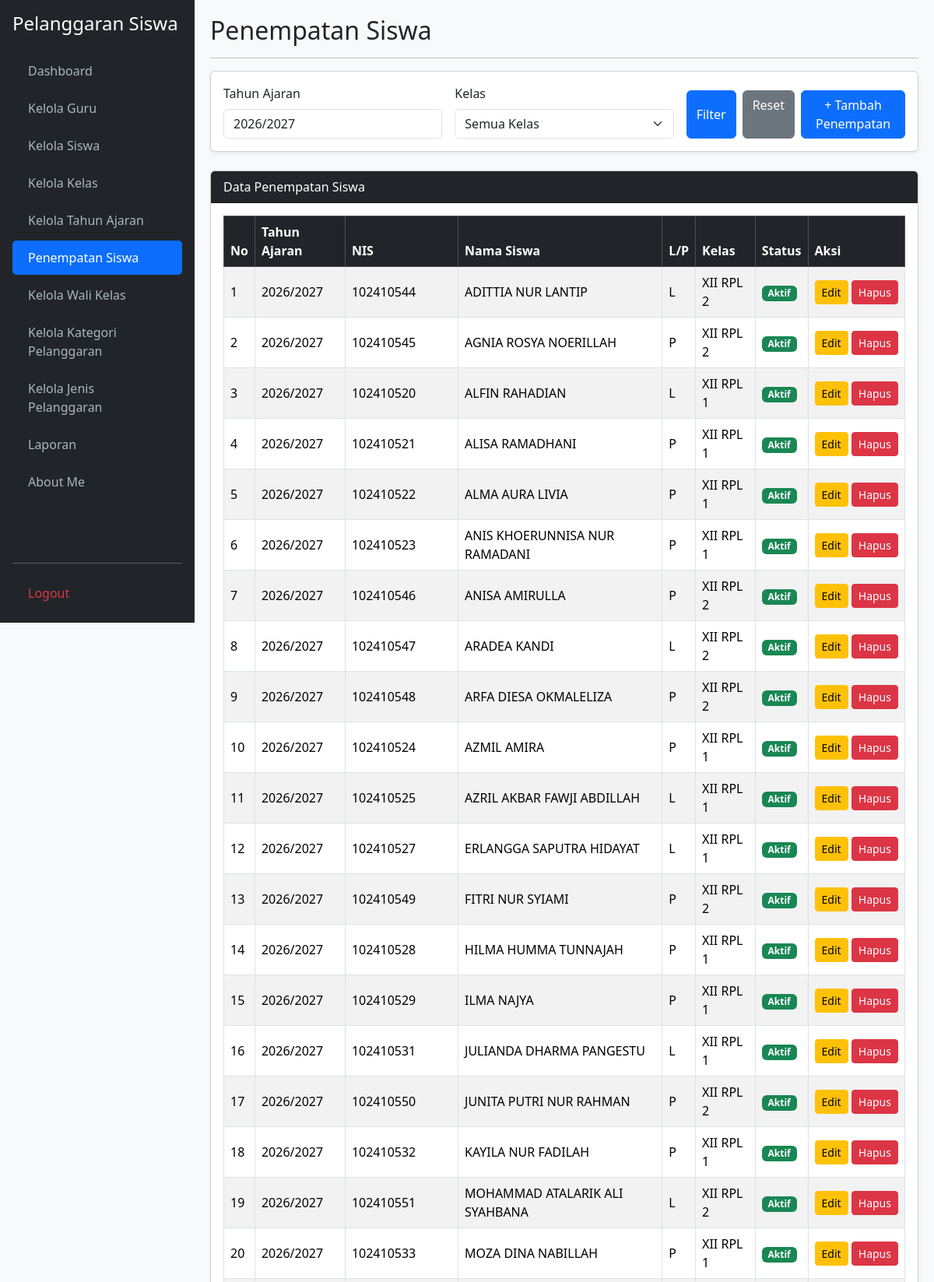
The app's page /penempatan_siswa.php (upper part) with its own data.
### tables this page shows
CREATE TABLE `t_kelas_siswa` (
  `id` int(11) NOT NULL,
  `siswa_id` int(11) NOT NULL,
  `tahun_ajaran_id` int(11) NOT NULL,
  `kelas_id` int(11) NOT NULL,
  `tanggal_mulai` date DEFAULT NULL,
  `tanggal_selesai` date DEFAULT NULL,
  `status_aktif` tinyint(1) DEFAULT 1,
  `created_at` timestamp NULL DEFAULT NULL,
  `updated_at` timestamp NULL DEFAULT NULL
);

CREATE TABLE `t_tahun_ajaran` (
  `id` int(11) NOT NULL,
  `nama` varchar(20) NOT NULL,
  `tanggal_mulai` date DEFAULT NULL,
  `tanggal_selesai` date DEFAULT NULL,
  `status_aktif` tinyint(1) DEFAULT 1,
  `created_at` timestamp NULL DEFAULT NULL,
  `updated_at` timestamp NULL DEFAULT NULL
);

CREATE TABLE `t_siswa` (
  `id` int(11) NOT NULL,
  `nis` varchar(30) NOT NULL,
  `nisn` varchar(20) DEFAULT NULL,
  `nama` varchar(150) NOT NULL,
  `jenis_kelamin` char(1) DEFAULT NULL,
  `tanggal_lahir` date DEFAULT NULL,
  `alamat` text DEFAULT NULL,
  `status_aktif` tinyint(1) DEFAULT 1,
  `created_at` timestamp NULL DEFAULT NULL,
  `updated_at` timestamp NULL DEFAULT NULL
);

CREATE TABLE `t_kelas` (
  `id` int(11) NOT NULL,
  `nama` varchar(100) NOT NULL,
  `tingkat` varchar(20) DEFAULT NULL,
  `jurusan` varchar(100) DEFAULT NULL,
  `status_aktif` tinyint(1) DEFAULT 1,
  `created_at` timestamp NULL DEFAULT NULL,
  `updated_at` timestamp NULL DEFAULT NULL
);

### penempatan_siswa.php (the view, shortened to what this page needs)
<?php
$pdo = new PDO(
    "mysql:host=localhost;dbname=db_ukk_2026;charset=utf8mb4",
    "root", "",
    [
        PDO::ATTR_ERRMODE => PDO::ERRMODE_EXCEPTION,
        PDO::ATTR_DEFAULT_FETCH_MODE => PDO::FETCH_ASSOC
    ]
);
function e($v) {
    return htmlspecialchars((string)($v ?? ''), ENT_QUOTES, 'UTF-8');
}
$tahun = (int)date('Y');
$bulan = (int)date('n');
$namaTahunSekarang = $bulan >= 7
    ? "$tahun/" . ($tahun + 1)
    : ($tahun - 1) . "/$tahun";
$stmt = $pdo->prepare("SELECT id FROM t_tahun_ajaran WHERE nama=? LIMIT 1");
$stmt->execute([$namaTahunSekarang]);
$tahun_ajaran_id = (int)$stmt->fetchColumn();
$edit_id = (int)($_GET['edit'] ?? 0);
$tambah = isset($_GET['tambah']);
$action = $_GET['action'] ?? '';
$sql = "
    SELECT ks.*, s.nis, s.nama AS nama_siswa,
    s.jenis_kelamin, k.nama AS nama_kelas, ta.nama AS nama_tahun
    FROM t_kelas_siswa ks
    JOIN t_siswa s ON ks.siswa_id=s.id
    JOIN t_kelas k ON ks.kelas_id=k.id
    JOIN t_tahun_ajaran ta ON ks.tahun_ajaran_id=ta.id
    WHERE ks.tahun_ajaran_id=?
";
$params = [$tahun_ajaran_id];
$sql .= " ORDER BY s.nama ASC";
$stmt = $pdo->prepare($sql);
$stmt->execute($params);
$data = $stmt->fetchAll();
$edit = [
    'id'=>'', 'siswa_id'=>'', 'kelas_id'=>'',
    'tanggal_mulai'=>'', 'tanggal_selesai'=>'',
    'status_aktif'=>1
];
$listKelas = $pdo->query("SELECT id,nama FROM t_kelas ORDER BY nama")->fetchAll();
$listSiswa = $pdo->query("SELECT id,nis,nama FROM t_siswa ORDER BY nama")->fetchAll();
?>
<!DOCTYPE html>
<html lang="id">
<head>
<link href="https://cdn.jsdelivr.net/npm/bootstrap@5.3.3/dist/css/bootstrap.min.css" rel="stylesheet">
<link href="https://cdn.datatables.net/2.3.4/css/dataTables.bootstrap5.min.css" rel="stylesheet">
<link href="https://cdn.jsdelivr.net/npm/select2@4.1.0-rc.0/dist/css/select2.min.css" rel="stylesheet">
<link href="https://cdn.jsdelivr.net/npm/select2-bootstrap-5-theme@1.3.0/dist/select2-bootstrap-5-theme.min.css" rel="stylesheet">
</head>
<body <?= $action === 'print' ? 'onload="window.print()"' : '' ?>>
<div class="sidebar d-flex flex-column p-3">
    <h4 class="text-white mb-4">Pelanggaran Siswa</h4>
    <ul class="nav nav-pills flex-column mb-auto">
        <li class="nav-item mb-1"><a href="dashboard.php">Dashboard</a></li>
        <li class="nav-item mb-1"><a href="kelola_guru.php">Kelola Guru</a></li>
        <li class="nav-item mb-1"><a href="kelola_siswa.php">Kelola Siswa</a></li>
        <li class="nav-item mb-1"><a href="kelola_kelas.php">Kelola Kelas</a></li>
        <li class="nav-item mb-1"><a href="kelola_tahun_ajaran.php">Kelola Tahun Ajaran</a></li>
        <li class="nav-item mb-1"><a href="penempatan_siswa.php" class="active">Penempatan Siswa</a></li>
        <li class="nav-item mb-1"><a href="kelola_wali_kelas.php">Kelola Wali Kelas</a></li>
        <li class="nav-item mb-1"><a href="kelola_kategori_pelanggaran.php">Kelola Kategori Pelanggaran</a></li>
        <li class="nav-item mb-1"><a href="kelola_jenis_pelanggaran.php">Kelola Jenis Pelanggaran</a></li>
        <li class="nav-item mb-1"><a href="laporan.php">Laporan</a></li>
        <li class="nav-item mb-1"><a href="about_me.php">About Me</a></li>
    </ul>
    <hr>
    <a href="logout.php" class="text-danger">Logout</a>
</div>
<div class="main-content">
<h2 class="mb-3">
    <?= $edit_id ? 'Edit Penempatan Siswa' : ($tambah ? 'Tambah Penempatan Siswa' : 'Penempatan Siswa'); ?>
</h2>
<hr>
<?php if ($edit_id || $tambah): ?>
<div class="card shadow-sm mb-4 no-print">
    <div class="card-header bg-primary text-white">
        <?= $edit_id ? 'Edit Penempatan Siswa' : 'Tambah Penempatan Siswa'; ?>
    </div>
    <div class="card-body">
        <form method="POST">
            <input type="hidden" name="id" value="<?= e($edit['id']); ?>">
            <div class="row">
                <div class="col-md-6 mb-3">
                    <label class="form-label">Siswa</label>
                    <select name="siswa_id" id="selectSiswa" class="form-select" required>
                        <option value=""> Pilih Siswa </option>
                        <?php foreach ($listSiswa as $s): ?>
                            <option value="<?= e($s['id']); ?>"
                                <?= $edit['siswa_id'] == $s['id'] ? 'selected' : ''; ?>>
                                <?= e($s['nis'].' - '.$s['nama']); ?>
                            </option>
                        <?php endforeach; ?>
                    </select>
                </div>
                <div class="col-md-6 mb-3">
                    <label class="form-label">Tahun Ajaran</label>
                    <input type="text" class="form-control"
                        value="<?= e($namaTahunSekarang); ?>" readonly>
                </div>
                <div class="col-md-6 mb-3">
                    <label class="form-label">Kelas</label>
                    <select name="kelas_id" id="selectKelas" class="form-select" required>
                        <option value="">Pilih Kelas </option>
                        <?php foreach ($listKelas as $k): ?>
                            <option value="<?= e($k['id']); ?>"
                                <?= $edit['kelas_id'] == $k['id'] ? 'selected' : ''; ?>>
                                <?= e($k['nama']); ?>
                            </option>
                        <?php endforeach; ?>
                    </select>
                </div>
                <div class="col-md-6 mb-3">
                    <label class="form-label">Status Aktif</label><br>
                    <input type="checkbox" name="status_aktif" value="1"
                        <?= $edit['status_aktif'] ? 'checked' : ''; ?>>
                    Aktif
                </div>
                <div class="col-md-6 mb-3">
                    <label class="form-label">Tanggal Mulai</label>
                    <input type="date" name="tanggal_mulai" class="form-control"
                        value="<?= e($edit['tanggal_mulai']); ?>">
                </div>
                <div class="col-md-6 mb-3">
                    <label class="form-label">Tanggal Selesai</label>
                    <input type="date" name="tanggal_selesai" class="form-control"
                        value="<?= e($edit['tanggal_selesai']); ?>">
                </div>
            </div>
            <button type="submit" name="simpan" class="btn btn-primary"
                <?= !$tahun_ajaran_id ? 'disabled' : ''; ?>>
                <?= $edit_id ? 'Update Data' : 'Simpan Data'; ?>
            </button>
            <a href="penempatan_siswa.php" class="btn btn-secondary">Batal</a>
        </form>
    </div>
</div>
<?php else: ?>
<div class="card shadow-sm mb-4 no-print">
    <div class="card-body">
        <form method="GET" class="row g-3 align-items-end">
            <div class="col-md-4">
                <label class="form-label">Tahun Ajaran</label>
                <input type="text" class="form-control"
                    value="<?= e($namaTahunSekarang); ?>" readonly>
            </div>
            <div class="col-md-4">
                <label class="form-label">Kelas</label>
                <select name="kelas_id" class="form-select">
                    <option value="">Semua Kelas </option>
                </select>
            </div>
            <div class="col-md-4 d-flex gap-2">
                <button type="submit" class="btn btn-primary">Filter</button>
                <a href="penempatan_siswa.php" class="btn btn-secondary">Reset</a>
                <a href="penempatan_siswa.php?tambah=1" class="btn btn-primary">
                    + Tambah Penempatan
                </a>
            </div>
        </form>
    </div>
</div>
<div class="card shadow-sm">
    <div class="card-header bg-dark text-white">
        Data Penempatan Siswa
    </div>
    <div class="card-body table-responsive">
        <table id="tabelPenempatan" class="table table-bordered table-striped table-hover align-middle w-100">
            <thead class="table-dark">
                <tr>
                    <th>No</th>
                    <th>Tahun Ajaran</th>
                    <th>NIS</th>
                    <th>Nama Siswa</th>
                    <th>L/P</th>
                    <th>Kelas</th>
                    <th>Status</th>
                    <th class="no-print">Aksi</th>
                </tr>
            </thead>
            <tbody>
                <?php foreach ($data as $i => $r): ?>
                <tr>
                    <td><?= $i + 1; ?></td>
                    <td><?= e($r['nama_tahun']); ?></td>
                    <td><?= e($r['nis']); ?></td>
                    <td><?= e($r['nama_siswa']); ?></td>
                    <td><?= e($r['jenis_kelamin']); ?></td>
                    <td><?= e($r['nama_kelas']); ?></td>
                    <td>
                        <span class="badge bg-<?= $r['status_aktif'] ? 'success' : 'danger'; ?>">
                            <?= $r['status_aktif'] ? 'Aktif' : 'Non-Aktif'; ?>
                        </span>
                    </td>
                    <td class="text-nowrap no-print">
                        <a href="penempatan_siswa.php?edit=<?= (int)$r['id']; ?>"
                            class="btn btn-warning btn-sm">Edit</a>
                        <a href="penempatan_siswa.php?hapus=<?= (int)$r['id']; ?>"
                            class="btn btn-danger btn-sm"
                            onclick="return confirm('Yakin ingin menghapus data ini?')">
                            Hapus
                        </a>
                    </td>
                </tr>
                <?php endforeach; ?>
            </tbody>
        </table>
    </div>
</div>
<?php endif; ?>
</div>
</body>
</html>

### penempatan_siswa.php (style rules this page uses)
body { background:#f8f9fa; }
.sidebar { min-height:100vh; background:#212529; color:white; position:fixed; width:250px; top:0; left:0; overflow-y:auto; }
.sidebar a { color:#adb5bd; text-decoration:none; display:block; padding:10px 20px; border-radius:5px; }
.sidebar a:hover,.sidebar a.active { color:white; background:#0d6efd; }
.main-content { margin-left:250px; padding:20px; }

### records on screen
t_kelas_siswa: tahun_ajaran.nama "2026/2027", siswa.nis "102410544", siswa.nama "ADITTIA NUR LANTIP", siswa.jenis_kelamin "L", kelas.nama "XII RPL 2", status_aktif "Aktif"
t_kelas_siswa: tahun_ajaran.nama "2026/2027", siswa.nis "102410545", siswa.nama "AGNIA ROSYA NOERILLAH", siswa.jenis_kelamin "P", kelas.nama "XII RPL 2", status_aktif "Aktif"
t_kelas_siswa: tahun_ajaran.nama "2026/2027", siswa.nis "102410520", siswa.nama "ALFIN RAHADIAN", siswa.jenis_kelamin "L", kelas.nama "XII RPL 1", status_aktif "Aktif"
t_kelas_siswa: tahun_ajaran.nama "2026/2027", siswa.nis "102410521", siswa.nama "ALISA RAMADHANI", siswa.jenis_kelamin "P", kelas.nama "XII RPL 1", status_aktif "Aktif"
t_kelas_siswa: tahun_ajaran.nama "2026/2027", siswa.nis "102410522", siswa.nama "ALMA AURA LIVIA", siswa.jenis_kelamin "P", kelas.nama "XII RPL 1", status_aktif "Aktif"
t_kelas_siswa: tahun_ajaran.nama "2026/2027", siswa.nis "102410523", siswa.nama "ANIS KHOERUNNISA NUR RAMADANI", siswa.jenis_kelamin "P", kelas.nama "XII RPL 1", status_aktif "Aktif"
t_kelas_siswa: tahun_ajaran.nama "2026/2027", siswa.nis "102410546", siswa.nama "ANISA AMIRULLA", siswa.jenis_kelamin "P", kelas.nama "XII RPL 2", status_aktif "Aktif"
t_kelas_siswa: tahun_ajaran.nama "2026/2027", siswa.nis "102410547", siswa.nama "ARADEA KANDI", siswa.jenis_kelamin "L", kelas.nama "XII RPL 2", status_aktif "Aktif"
t_kelas_siswa: tahun_ajaran.nama "2026/2027", siswa.nis "102410548", siswa.nama "ARFA DIESA OKMALELIZA", siswa.jenis_kelamin "P", kelas.nama "XII RPL 2", status_aktif "Aktif"
t_kelas_siswa: tahun_ajaran.nama "2026/2027", siswa.nis "102410524", siswa.nama "AZMIL AMIRA", siswa.jenis_kelamin "P", kelas.nama "XII RPL 1", status_aktif "Aktif"
t_kelas_siswa: tahun_ajaran.nama "2026/2027", siswa.nis "102410525", siswa.nama "AZRIL AKBAR FAWJI ABDILLAH", siswa.jenis_kelamin "L", kelas.nama "XII RPL 1", status_aktif "Aktif"
t_kelas_siswa: tahun_ajaran.nama "2026/2027", siswa.nis "102410527", siswa.nama "ERLANGGA SAPUTRA HIDAYAT", siswa.jenis_kelamin "L", kelas.nama "XII RPL 1", status_aktif "Aktif"
t_kelas_siswa: tahun_ajaran.nama "2026/2027", siswa.nis "102410549", siswa.nama "FITRI NUR SYIAMI", siswa.jenis_kelamin "P", kelas.nama "XII RPL 2", status_aktif "Aktif"
t_kelas_siswa: tahun_ajaran.nama "2026/2027", siswa.nis "102410528", siswa.nama "HILMA HUMMA TUNNAJAH", siswa.jenis_kelamin "P", kelas.nama "XII RPL 1", status_aktif "Aktif"
t_kelas_siswa: tahun_ajaran.nama "2026/2027", siswa.nis "102410529", siswa.nama "ILMA NAJYA", siswa.jenis_kelamin "P", kelas.nama "XII RPL 1", status_aktif "Aktif"
t_kelas_siswa: tahun_ajaran.nama "2026/2027", siswa.nis "102410531", siswa.nama "JULIANDA DHARMA PANGESTU", siswa.jenis_kelamin "L", kelas.nama "XII RPL 1", status_aktif "Aktif"
t_kelas_siswa: tahun_ajaran.nama "2026/2027", siswa.nis "102410550", siswa.nama "JUNITA PUTRI NUR RAHMAN", siswa.jenis_kelamin "P", kelas.nama "XII RPL 2", status_aktif "Aktif"
t_kelas_siswa: tahun_ajaran.nama "2026/2027", siswa.nis "102410532", siswa.nama "KAYILA NUR FADILAH", siswa.jenis_kelamin "P", kelas.nama "XII RPL 1", status_aktif "Aktif"
t_kelas_siswa: tahun_ajaran.nama "2026/2027", siswa.nis "102410551", siswa.nama "MOHAMMAD ATALARIK ALI SYAHBANA", siswa.jenis_kelamin "L", kelas.nama "XII RPL 2", status_aktif "Aktif"
t_kelas_siswa: tahun_ajaran.nama "2026/2027", siswa.nis "102410533", siswa.nama "MOZA DINA NABILLAH", siswa.jenis_kelamin "P", kelas.nama "XII RPL 1", status_aktif "Aktif"
